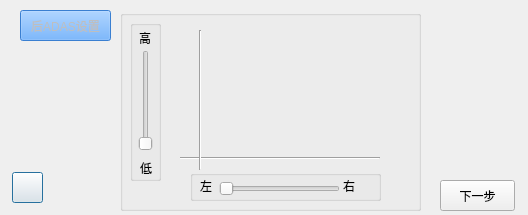
<?xml version="1.0" encoding="UTF-8"?>
<ui version="4.0">
 <class>rear_ADAS_setting</class>
 <widget class="QDialog" name="rear_ADAS_setting">
  <property name="geometry">
   <rect>
    <x>0</x>
    <y>0</y>
    <width>528</width>
    <height>215</height>
   </rect>
  </property>
  <property name="windowTitle">
   <string>Dialog</string>
  </property>
  <property name="styleSheet">
   <string notr="true">font: 75 10pt &quot;微软雅黑&quot;;</string>
  </property>
  <widget class="QPushButton" name="returnButton">
   <property name="geometry">
    <rect>
     <x>12</x>
     <y>172</y>
     <width>31</width>
     <height>31</height>
    </rect>
   </property>
   <property name="styleSheet">
    <string notr="true">background-image:url(:/image/image/return.png)</string>
   </property>
   <property name="text">
    <string/>
   </property>
  </widget>
  <widget class="QPushButton" name="tittleButton">
   <property name="geometry">
    <rect>
     <x>440</x>
     <y>180</y>
     <width>75</width>
     <height>31</height>
    </rect>
   </property>
   <property name="styleSheet">
    <string notr="true">font: 75 10pt &quot;微软雅黑&quot;;</string>
   </property>
   <property name="text">
    <string>下一步</string>
   </property>
  </widget>
  <widget class="QPushButton" name="nextButton">
   <property name="enabled">
    <bool>false</bool>
   </property>
   <property name="geometry">
    <rect>
     <x>20</x>
     <y>10</y>
     <width>91</width>
     <height>31</height>
    </rect>
   </property>
   <property name="styleSheet">
    <string notr="true">background-color:rgb(71, 154, 255)</string>
   </property>
   <property name="text">
    <string>后ADAS设置</string>
   </property>
  </widget>
  <widget class="QGroupBox" name="groupBox">
   <property name="geometry">
    <rect>
     <x>120</x>
     <y>10</y>
     <width>301</width>
     <height>201</height>
    </rect>
   </property>
   <property name="title">
    <string/>
   </property>
   <widget class="QGroupBox" name="groupBox_2">
    <property name="geometry">
     <rect>
      <x>10</x>
      <y>10</y>
      <width>31</width>
      <height>161</height>
     </rect>
    </property>
    <property name="title">
     <string/>
    </property>
    <widget class="QSlider" name="high_low_Slider">
     <property name="geometry">
      <rect>
       <x>6</x>
       <y>30</y>
       <width>20</width>
       <height>101</height>
      </rect>
     </property>
     <property name="orientation">
      <enum>Qt::Vertical</enum>
     </property>
    </widget>
    <widget class="QLabel" name="highLabel">
     <property name="geometry">
      <rect>
       <x>9</x>
       <y>10</y>
       <width>21</width>
       <height>16</height>
      </rect>
     </property>
     <property name="styleSheet">
      <string notr="true">font: 75 10pt &quot;微软雅黑&quot;;</string>
     </property>
     <property name="text">
      <string>高</string>
     </property>
    </widget>
    <widget class="QLabel" name="lowLabel">
     <property name="geometry">
      <rect>
       <x>10</x>
       <y>140</y>
       <width>21</width>
       <height>16</height>
      </rect>
     </property>
     <property name="text">
      <string>低</string>
     </property>
    </widget>
   </widget>
   <widget class="QGroupBox" name="groupBox_3">
    <property name="geometry">
     <rect>
      <x>70</x>
      <y>160</y>
      <width>191</width>
      <height>31</height>
     </rect>
    </property>
    <property name="title">
     <string/>
    </property>
    <widget class="QSlider" name="left_right_Slider">
     <property name="geometry">
      <rect>
       <x>29</x>
       <y>9</y>
       <width>121</width>
       <height>20</height>
      </rect>
     </property>
     <property name="orientation">
      <enum>Qt::Horizontal</enum>
     </property>
    </widget>
    <widget class="QLabel" name="leftLabel">
     <property name="geometry">
      <rect>
       <x>10</x>
       <y>8</y>
       <width>21</width>
       <height>16</height>
      </rect>
     </property>
     <property name="text">
      <string>左</string>
     </property>
    </widget>
    <widget class="QLabel" name="rightLabel">
     <property name="geometry">
      <rect>
       <x>153</x>
       <y>8</y>
       <width>21</width>
       <height>16</height>
      </rect>
     </property>
     <property name="text">
      <string>右</string>
     </property>
    </widget>
   </widget>
   <widget class="Line" name="HorizontalLine">
    <property name="geometry">
     <rect>
      <x>60</x>
      <y>140</y>
      <width>200</width>
      <height>16</height>
     </rect>
    </property>
    <property name="styleSheet">
     <string notr="true">color:
rgb(255, 8, 12)</string>
    </property>
    <property name="orientation">
     <enum>Qt::Horizontal</enum>
    </property>
   </widget>
   <widget class="Line" name="VerticelLine">
    <property name="geometry">
     <rect>
      <x>70</x>
      <y>20</y>
      <width>20</width>
      <height>140</height>
     </rect>
    </property>
    <property name="styleSheet">
     <string notr="true">color:rgb(255, 2, 18)</string>
    </property>
    <property name="orientation">
     <enum>Qt::Vertical</enum>
    </property>
   </widget>
  </widget>
 </widget>
 <resources/>
 <connections/>
</ui>
